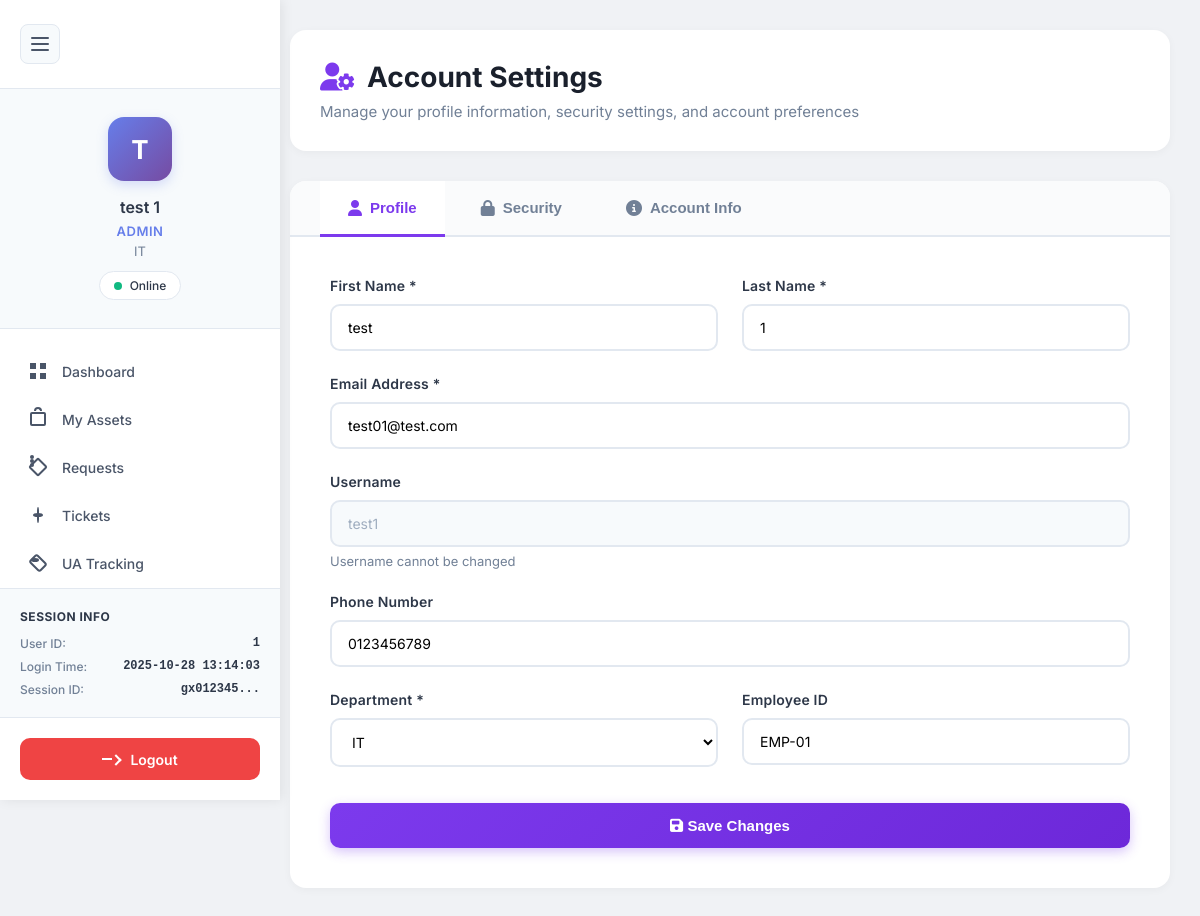
The page /public/adminProfile.php (signed in) on the database its author committed.
### tables this page shows
CREATE TABLE `users` (
  `user_id` int(11) NOT NULL,
  `first_name` varchar(100) DEFAULT NULL,
  `last_name` varchar(100) DEFAULT NULL,
  `email` varchar(255) NOT NULL,
  `username` varchar(100) NOT NULL,
  `password_hash` varchar(255) DEFAULT NULL,
  `temp_password` varchar(255) DEFAULT NULL,
  `phone` varchar(20) DEFAULT NULL,
  `department` varchar(100) DEFAULT NULL,
  `role` enum('admin','manager','employee') DEFAULT NULL,
  `employee_id` varchar(50) DEFAULT NULL,
  `is_active` tinyint(1) DEFAULT 1,
  `is_verified` tinyint(1) DEFAULT 0,
  `force_password_reset` tinyint(1) DEFAULT 0,
  `created_at` timestamp NOT NULL DEFAULT current_timestamp(),
  `updated_at` timestamp NOT NULL DEFAULT current_timestamp() ON UPDATE current_timestamp(),
  `last_login` timestamp NULL DEFAULT NULL,
  `verified_at` timestamp NULL DEFAULT NULL,
  `verified_by` int(11) DEFAULT NULL,
  `rejected_at` timestamp NULL DEFAULT NULL,
  `rejected_by` int(11) DEFAULT NULL,
  `rejection_reason` text DEFAULT NULL,
  `last_ip` varchar(45) DEFAULT NULL,
  `last_device_sn` varchar(255) DEFAULT NULL,
  `last_login_at` datetime DEFAULT NULL,
  `password_reset_token` varchar(64) DEFAULT NULL,
  `password_reset_expiry` datetime DEFAULT NULL,
  `must_change_password` tinyint(1) DEFAULT 0,
  `password_changed_at` datetime DEFAULT NULL,
  `created_by` int(11) DEFAULT NULL
);

### public/adminProfile.php (the view, shortened to what this page needs)
<?php
include("../auth/config/database.php");
$user_id = $_SESSION['user_id'];
try {
    $stmt = $pdo->prepare("SELECT * FROM users WHERE user_id = ?");
    $stmt->execute([$user_id]);
    $user = $stmt->fetch(PDO::FETCH_ASSOC);
} catch (PDOException $e) {
    $error_message = "Error fetching user data: " . $e->getMessage();
}
?>
<!DOCTYPE html>
<html lang="en">
<head>
    <link rel="stylesheet" href="https://cdnjs.cloudflare.com/ajax/libs/font-awesome/6.4.0/css/all.min.css">
    <link rel="stylesheet" href="../auth/inc/navigation.css">
</head>
<body>
    <?php include("../auth/inc/sidebar.php"); ?>
    <div class="main-container" id="mainContainer">
        <div class="page-header">
            <h1><i class="fas fa-user-cog"></i> Account Settings</h1>
            <p>Manage your profile information, security settings, and account preferences</p>
        </div>
        <div class="settings-card">
            <div class="tabs">
                <button class="tab active" onclick="switchTab('profile')">
                    <i class="fas fa-user"></i> Profile
                </button>
                <button class="tab" onclick="switchTab('security')">
                    <i class="fas fa-lock"></i> Security
                </button>
                <button class="tab" onclick="switchTab('account')">
                    <i class="fas fa-info-circle"></i> Account Info
                </button>
            </div>
            <div id="profile" class="tab-content active">
                <form method="POST" action="">
                    <div class="form-row">
                        <div class="form-group">
                            <label for="firstName">First Name *</label>
                            <input type="text" id="firstName" name="firstName"
                                   value="<?php echo htmlspecialchars($user['first_name']); ?>" required>
                        </div>
                        <div class="form-group">
                            <label for="lastName">Last Name *</label>
                            <input type="text" id="lastName" name="lastName"
                                   value="<?php echo htmlspecialchars($user['last_name']); ?>" required>
                        </div>
                    </div>
                    <div class="form-group">
                        <label for="email">Email Address *</label>
                        <input type="email" id="email" name="email"
                               value="<?php echo htmlspecialchars($user['email']); ?>" required>
                    </div>
                    <div class="form-group">
                        <label for="username">Username</label>
                        <input type="text" id="username" name="username"
                               value="<?php echo htmlspecialchars($user['username']); ?>" disabled>
                        <small>Username cannot be changed</small>
                    </div>
                    <div class="form-group">
                        <label for="phone">Phone Number</label>
                        <input type="tel" id="phone" name="phone"
                               value="<?php echo htmlspecialchars($user['phone'] ?? ''); ?>">
                    </div>
                    <div class="form-row">
                        <div class="form-group">
                            <label for="department">Department *</label>
                            <select id="department" name="department" required>
                                <option value="IT" <?php echo ($user['department'] === 'IT') ? 'selected' : ''; ?>>IT</option>
                            </select>
                        </div>
                        <div class="form-group">
                            <label for="employeeId">Employee ID</label>
                            <input type="text" id="employeeId" name="employeeId"
                                   value="<?php echo htmlspecialchars($user['employee_id'] ?? ''); ?>">
                        </div>
                    </div>
                    <button type="submit" class="btn-primary">
                        <i class="fas fa-save"></i> Save Changes
                    </button>
                </form>
            </div>
        </div>
    </div>
</body>
</html>

### auth/inc/navigation.css (style rules this page uses)
* { margin: 0; padding: 0; box-sizing: border-box; }
body { font-family: 'Inter', -apple-system, BlinkMacSystemFont, 'Segoe UI', Roboto, 'Helvetica Neue', sans-serif; background: #f0f2f5; color: #1a202c; }

### public/adminProfile.php (style rules this page uses)
* { margin: 0; padding: 0; box-sizing: border-box; }
body { font-family: 'Inter', -apple-system, BlinkMacSystemFont, 'Segoe UI', Roboto, sans-serif; background: #f8f9fc; min-height: 100vh; color: #2d3748; }
.main-container { margin-left: 260px; padding: 30px; transition: margin-left 0.3s ease; min-height: 100vh; }
.page-header { background: white; border-radius: 16px; padding: 30px; margin-bottom: 30px; box-shadow: 0 2px 8px rgba(0, 0, 0, 0.04); }
.page-header h1 { font-size: 28px; font-weight: 700; color: #1a202c; margin-bottom: 8px; display: flex; align-items: center; gap: 12px; }
.page-header h1 i { color: #7c3aed; }
.page-header p { color: #718096; font-size: 15px; }
.settings-card { background: white; border-radius: 16px; box-shadow: 0 2px 8px rgba(0, 0, 0, 0.04); overflow: hidden; }
.tabs { display: flex; border-bottom: 2px solid #e2e8f0; background: #fafbfc; padding: 0 30px; gap: 8px; }
.tab { padding: 18px 28px; background: none; border: none; color: #718096; cursor: pointer; font-size: 15px; font-weight: 600; transition: all 0.3s; border-bottom: 3px solid transparent; margin-bottom: -2px; position: relative; display: flex; align-items: center; gap: 8px; }
.tab.active { color: #7c3aed; border-bottom-color: #7c3aed; background: white; }
.tab i { font-size: 16px; }
.tab-content { display: none; padding: 40px; animation: fadeIn 0.4s ease; }
.tab-content.active { display: block; }
.form-group { margin-bottom: 24px; }
.form-row { display: grid; grid-template-columns: 1fr 1fr; gap: 24px; }
label { display: block; margin-bottom: 10px; color: #2d3748; font-weight: 600; font-size: 14px; letter-spacing: 0.2px; }
input, select { width: 100%; padding: 13px 16px; border: 2px solid #e2e8f0; border-radius: 10px; font-size: 14px; transition: all 0.3s; background: white; font-family: inherit; }
input:disabled { background: #f7fafc; cursor: not-allowed; color: #a0aec0; }
small { display: block; margin-top: 6px; color: #718096; font-size: 13px; }
.btn-primary { background: linear-gradient(135deg, #7c3aed 0%, #6d28d9 100%); color: white; border: none; padding: 14px 32px; border-radius: 10px; font-size: 15px; font-weight: 600; cursor: pointer; transition: all 0.3s; width: 100%; margin-top: 12px; box-shadow: 0 4px 12px rgba(124, 58, 237, 0.3); }

### rows shown on the page
users: firstName "test", lastName "1", email "test01@test.com", username "test1", phone "0123456789", department "IT", employeeId "EMP-01"

### other values the page prints
$user_initial "T"
$user_name "test 1"
$role "ADMIN"
$department "IT"
$_SESSION['user_id'] "1"
$login_time "2025-10-28 13:14:03"
substr(session_id(), 0, 8) "gx012345"
